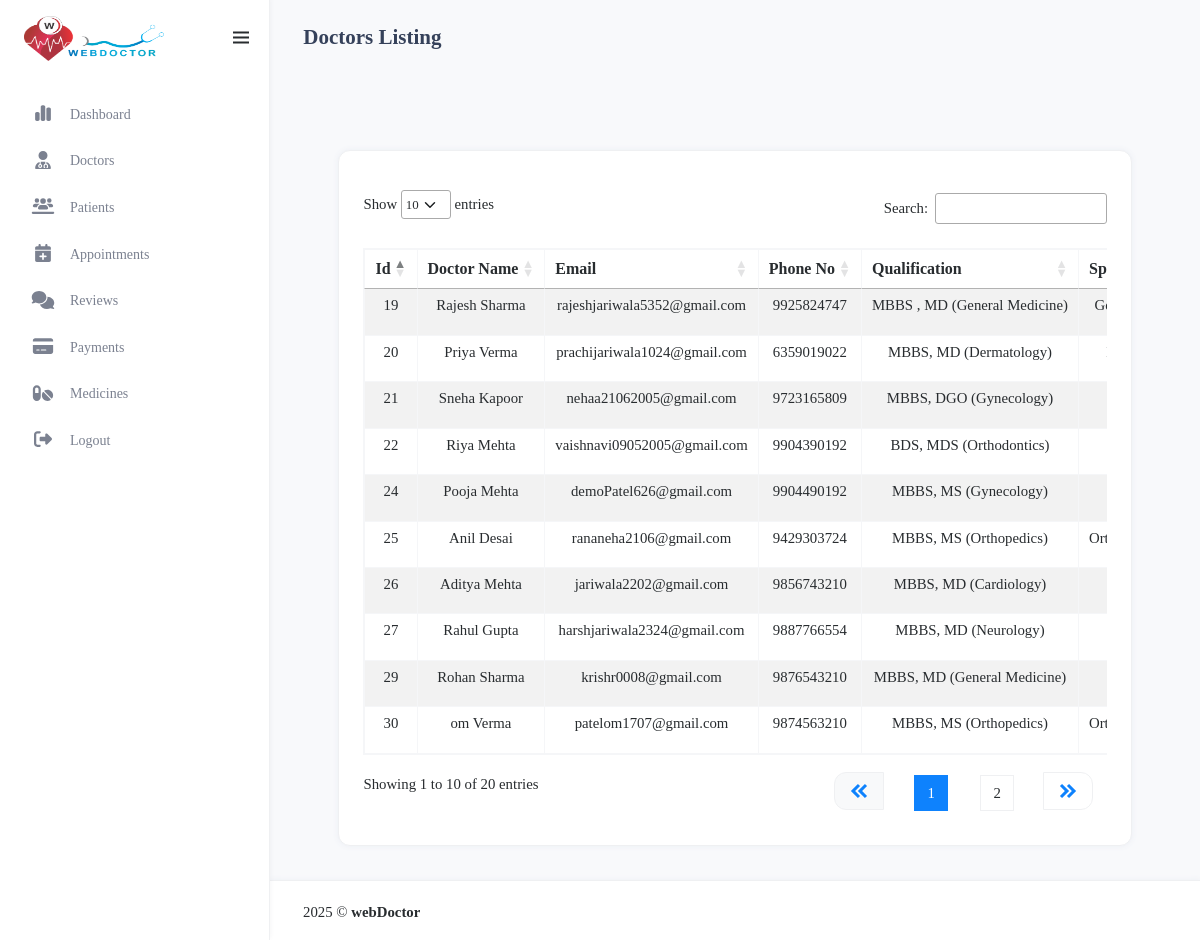
The app's page /admin_manage_docters/, older data.
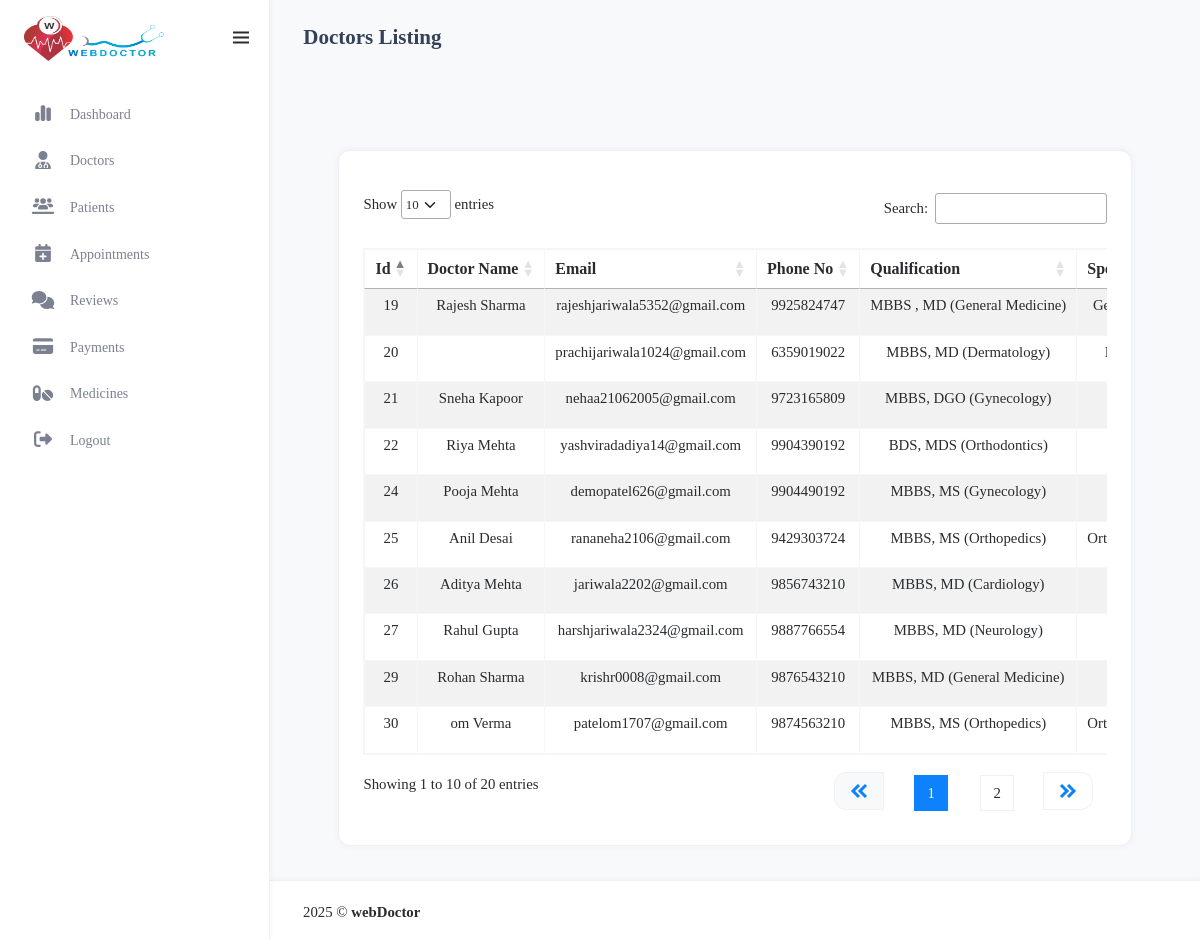
The same page, newer data.
### myapp/models.py (models this page shows, shortened)
class doctorRegister(models.Model):
    GENDER_CHOICES = [
        ('M', 'Male'),
        ('F', 'Female'),
        ('O', 'Other'),
    ]
    AVAILABILITY_CHOICES = [
        ('Available', 'Available'),
        ('Not Available', 'Not Available'),
    ]
    name = models.CharField(max_length=100)
    email = models.EmailField(unique=True)
    phno = models.BigIntegerField(unique=True)
    password = models.CharField(max_length=100)
    profile_img = models.ImageField(upload_to='profile_pics/', null=True, blank=True)
    qualification = models.CharField(max_length=100,blank=True, null=True)
    specialization = models.CharField(max_length=100,blank=True, null=True)
    experience = models.IntegerField(blank=True, null=True)
    address = models.TextField(blank=True, null=True)
    city = models.CharField(max_length=50,blank=True, null=True)
    state = models.CharField(max_length=50,blank=True, null=True)
    clinic_name = models.CharField(max_length=255)
    clinic_address = models.TextField()
    gender = models.CharField(max_length=5, choices=GENDER_CHOICES)
    mci_no = models.CharField(max_length=10,blank=True, null=True)
    fee = models.BigIntegerField(null=True)
    about_me=models.TextField(null=True)
    is_approved = models.BooleanField(default=False)
    is_rejected = models.BooleanField(default=False)
    is_available = models.CharField(max_length=20, choices=AVAILABILITY_CHOICES)  # Updated field

### myapp/views.py (the view)
# urls.py: path('admin_manage_docters/',views.admin_manage_docters,name='admin_manage_doctors'),
def admin_manage_docters(request):
    all_doctor=doctorRegister.objects.all
    return render(request, 'admin_manage_docters.html',{'all':all_doctor})

### myapp/templates/admin_manage_docters.html (shortened to what the changed rows need)
{% load static %}
<html lang="en" style="transform: none" class="fontawesome-i2svg-active fontawesome-i2svg-complete">
<head>
    <link href="{%static 'assets/admin_css/bootstrap.min.css' %}" id="bootstrap-style" rel="stylesheet" type="text/css" />
    <link href="{%static 'assets/admin_css/app.min.css' %}" id="app-style" rel="stylesheet" type="text/css" />
    <link href="{%static 'assets/admin_css/icons.min.css' %}" rel="stylesheet" type="text/css" />
    <link rel="stylesheet" href="https://cdnjs.cloudflare.com/ajax/libs/boxicons/2.1.4/css/boxicons.min.css" />
    <link rel="stylesheet" type="text/css" href="https://cdn.datatables.net/1.13.6/css/dataTables.bootstrap5.min.css" />
    <link rel="stylesheet" type="text/css" href="https://cdn.datatables.net/responsive/2.5.0/css/responsive.bootstrap5.min.css" />
    <link rel="stylesheet" href="https://cdnjs.cloudflare.com/ajax/libs/jquery-confirm/3.3.2/jquery-confirm.min.css">
    <link rel="stylesheet" href="https://cdnjs.cloudflare.com/ajax/libs/font-awesome/6.4.0/css/all.min.css">
</head>
<body>
    <div id="layout-wrapper">
        <div class="main-content">
          <div class="page-content">
              <div class="container-fluid mt-3">
      <div class="content">
        <div class="container-fluid">
          <div class="row">
            <div class="col-md-12">
              <div class="card card-table flex-fill">
                <div class="card-body">
                  <div class="table-responsive">
                    <table id="doctorsTable" class="table table-striped table-info-light table-bordered border-light-subtle dt-responsive table-hover nowrap" style="width:100%;">
                      <thead class="text-center">
                        <tr>
                          <th>Id</th>
                          <th>Doctor Name</th>
                          <th>Email</th>
                          <th>Phone No</th>
                          <th>Qualification</th>
                          <th>Speciality</th>
                        </tr>
                      </thead>
                      <tbody class="fs-6">
                        {% for doctor in all %}
                        <tr class="text-center">
                          <td >{{ doctor.id }}</td>
                          <td>{{ doctor.name }}</td>
                          <td>{{ doctor.email }}</td>
                          <td>{{ doctor.phno }}</td>
                          <td>{{ doctor.qualification }}</td>
                          <td>{{ doctor.specialization }}</td>
                        </tr>
                        {% endfor %}
                      </tbody>
                    </table>
                  </div>
                </div>
              </div>
            </div>
          </div>
        </div>
      </div>
                  </div>
              </div>
          </div>
      </div>
</body>
</html>

Row changes from the older to the newer data that the page shows:
changed doctorRegister "prachijariwala1024@gmail.com": name "Priya Verma" → (not shown)
changed doctorRegister "Riya Mehta": email "vaishnavi09052005@gmail.com" → "yashviradadiya14@gmail.com"
changed doctorRegister "Pooja Mehta": email "demoPatel626@gmail.com" → "demopatel626@gmail.com"
